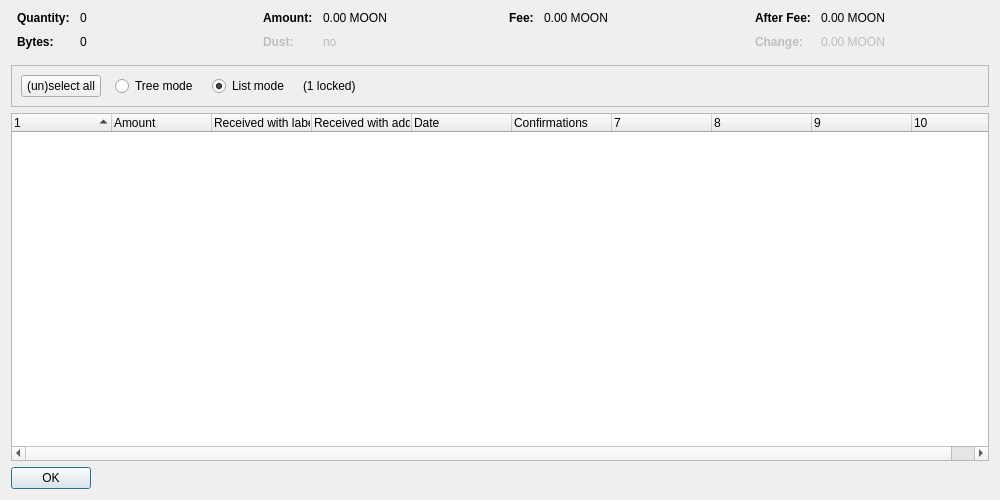
<?xml version="1.0" encoding="UTF-8"?>
<ui version="4.0">
 <class>CoinControlDialog</class>
 <widget class="QDialog" name="CoinControlDialog">
  <property name="geometry">
   <rect>
    <x>0</x>
    <y>0</y>
    <width>1000</width>
    <height>500</height>
   </rect>
  </property>
  <property name="windowTitle">
   <string>Coin Selection</string>
  </property>
  <layout class="QVBoxLayout" name="verticalLayout">
   <item>
    <layout class="QHBoxLayout" name="horizontalLayoutTop" stretch="0,0,0,0">
     <property name="topMargin">
      <number>0</number>
     </property>
     <property name="bottomMargin">
      <number>10</number>
     </property>
     <item>
      <layout class="QFormLayout" name="formLayoutCoinControl1">
       <property name="horizontalSpacing">
        <number>10</number>
       </property>
       <property name="verticalSpacing">
        <number>10</number>
       </property>
       <property name="leftMargin">
        <number>6</number>
       </property>
       <property name="rightMargin">
        <number>6</number>
       </property>
       <item row="0" column="0">
        <widget class="QLabel" name="labelCoinControlQuantityText">
         <property name="font">
          <font>
           <weight>75</weight>
           <bold>true</bold>
          </font>
         </property>
         <property name="text">
          <string>Quantity:</string>
         </property>
        </widget>
       </item>
       <item row="0" column="1">
        <widget class="QLabel" name="labelCoinControlQuantity">
         <property name="cursor">
          <cursorShape>IBeamCursor</cursorShape>
         </property>
         <property name="contextMenuPolicy">
          <enum>Qt::ActionsContextMenu</enum>
         </property>
         <property name="text">
          <string notr="true">0</string>
         </property>
         <property name="textInteractionFlags">
          <set>Qt::LinksAccessibleByMouse|Qt::TextSelectableByKeyboard|Qt::TextSelectableByMouse</set>
         </property>
        </widget>
       </item>
       <item row="1" column="0">
        <widget class="QLabel" name="labelCoinControlBytesText">
         <property name="font">
          <font>
           <weight>75</weight>
           <bold>true</bold>
          </font>
         </property>
         <property name="text">
          <string>Bytes:</string>
         </property>
        </widget>
       </item>
       <item row="1" column="1">
        <widget class="QLabel" name="labelCoinControlBytes">
         <property name="cursor">
          <cursorShape>IBeamCursor</cursorShape>
         </property>
         <property name="contextMenuPolicy">
          <enum>Qt::ActionsContextMenu</enum>
         </property>
         <property name="text">
          <string notr="true">0</string>
         </property>
         <property name="textInteractionFlags">
          <set>Qt::LinksAccessibleByMouse|Qt::TextSelectableByKeyboard|Qt::TextSelectableByMouse</set>
         </property>
        </widget>
       </item>
      </layout>
     </item>
     <item>
      <layout class="QFormLayout" name="formLayoutCoinControl2">
       <property name="horizontalSpacing">
        <number>10</number>
       </property>
       <property name="verticalSpacing">
        <number>10</number>
       </property>
       <property name="leftMargin">
        <number>6</number>
       </property>
       <property name="rightMargin">
        <number>6</number>
       </property>
       <item row="0" column="0">
        <widget class="QLabel" name="labelCoinControlAmountText">
         <property name="font">
          <font>
           <weight>75</weight>
           <bold>true</bold>
          </font>
         </property>
         <property name="text">
          <string>Amount:</string>
         </property>
        </widget>
       </item>
       <item row="0" column="1">
        <widget class="QLabel" name="labelCoinControlAmount">
         <property name="cursor">
          <cursorShape>IBeamCursor</cursorShape>
         </property>
         <property name="contextMenuPolicy">
          <enum>Qt::ActionsContextMenu</enum>
         </property>
         <property name="text">
          <string notr="true">0.00 MOON</string>
         </property>
         <property name="textInteractionFlags">
          <set>Qt::LinksAccessibleByMouse|Qt::TextSelectableByKeyboard|Qt::TextSelectableByMouse</set>
         </property>
        </widget>
       </item>
       <item row="1" column="0">
        <widget class="QLabel" name="labelCoinControlLowOutputText">
         <property name="enabled">
          <bool>false</bool>
         </property>
         <property name="font">
          <font>
           <weight>75</weight>
           <bold>true</bold>
          </font>
         </property>
         <property name="text">
          <string>Dust:</string>
         </property>
        </widget>
       </item>
       <item row="1" column="1">
        <widget class="QLabel" name="labelCoinControlLowOutput">
         <property name="enabled">
          <bool>false</bool>
         </property>
         <property name="cursor">
          <cursorShape>IBeamCursor</cursorShape>
         </property>
         <property name="contextMenuPolicy">
          <enum>Qt::ActionsContextMenu</enum>
         </property>
         <property name="text">
          <string notr="true">no</string>
         </property>
         <property name="textInteractionFlags">
          <set>Qt::LinksAccessibleByMouse|Qt::TextSelectableByKeyboard|Qt::TextSelectableByMouse</set>
         </property>
        </widget>
       </item>
      </layout>
     </item>
     <item>
      <layout class="QFormLayout" name="formLayoutCoinControl3">
       <property name="horizontalSpacing">
        <number>10</number>
       </property>
       <property name="verticalSpacing">
        <number>10</number>
       </property>
       <property name="leftMargin">
        <number>6</number>
       </property>
       <property name="rightMargin">
        <number>6</number>
       </property>
       <item row="0" column="0">
        <widget class="QLabel" name="labelCoinControlFeeText">
         <property name="font">
          <font>
           <weight>75</weight>
           <bold>true</bold>
          </font>
         </property>
         <property name="text">
          <string>Fee:</string>
         </property>
        </widget>
       </item>
       <item row="0" column="1">
        <widget class="QLabel" name="labelCoinControlFee">
         <property name="cursor">
          <cursorShape>IBeamCursor</cursorShape>
         </property>
         <property name="contextMenuPolicy">
          <enum>Qt::ActionsContextMenu</enum>
         </property>
         <property name="text">
          <string notr="true">0.00 MOON</string>
         </property>
         <property name="textInteractionFlags">
          <set>Qt::LinksAccessibleByMouse|Qt::TextSelectableByKeyboard|Qt::TextSelectableByMouse</set>
         </property>
        </widget>
       </item>
      </layout>
     </item>
     <item>
      <layout class="QFormLayout" name="formLayoutCoinControl4">
       <property name="horizontalSpacing">
        <number>10</number>
       </property>
       <property name="verticalSpacing">
        <number>10</number>
       </property>
       <property name="leftMargin">
        <number>6</number>
       </property>
       <property name="rightMargin">
        <number>6</number>
       </property>
       <item row="0" column="0">
        <widget class="QLabel" name="labelCoinControlAfterFeeText">
         <property name="font">
          <font>
           <weight>75</weight>
           <bold>true</bold>
          </font>
         </property>
         <property name="text">
          <string>After Fee:</string>
         </property>
        </widget>
       </item>
       <item row="0" column="1">
        <widget class="QLabel" name="labelCoinControlAfterFee">
         <property name="cursor">
          <cursorShape>IBeamCursor</cursorShape>
         </property>
         <property name="contextMenuPolicy">
          <enum>Qt::ActionsContextMenu</enum>
         </property>
         <property name="text">
          <string notr="true">0.00 MOON</string>
         </property>
         <property name="textInteractionFlags">
          <set>Qt::LinksAccessibleByMouse|Qt::TextSelectableByKeyboard|Qt::TextSelectableByMouse</set>
         </property>
        </widget>
       </item>
       <item row="1" column="0">
        <widget class="QLabel" name="labelCoinControlChangeText">
         <property name="enabled">
          <bool>false</bool>
         </property>
         <property name="font">
          <font>
           <weight>75</weight>
           <bold>true</bold>
          </font>
         </property>
         <property name="text">
          <string>Change:</string>
         </property>
        </widget>
       </item>
       <item row="1" column="1">
        <widget class="QLabel" name="labelCoinControlChange">
         <property name="enabled">
          <bool>false</bool>
         </property>
         <property name="cursor">
          <cursorShape>IBeamCursor</cursorShape>
         </property>
         <property name="contextMenuPolicy">
          <enum>Qt::ActionsContextMenu</enum>
         </property>
         <property name="text">
          <string notr="true">0.00 MOON</string>
         </property>
         <property name="textInteractionFlags">
          <set>Qt::LinksAccessibleByMouse|Qt::TextSelectableByKeyboard|Qt::TextSelectableByMouse</set>
         </property>
        </widget>
       </item>
      </layout>
     </item>
    </layout>
   </item>
   <item>
    <widget class="QFrame" name="frame">
     <property name="minimumSize">
      <size>
       <width>0</width>
       <height>40</height>
      </size>
     </property>
     <property name="frameShape">
      <enum>QFrame::StyledPanel</enum>
     </property>
     <property name="frameShadow">
      <enum>QFrame::Sunken</enum>
     </property>
     <layout class="QHBoxLayout" name="horizontalLayout">
      <item>
       <layout class="QHBoxLayout" name="horizontalLayoutPanel" stretch="0,0,0,0,0">
        <property name="spacing">
         <number>14</number>
        </property>
        <item>
         <widget class="QPushButton" name="pushButtonSelectAll">
          <property name="sizePolicy">
           <sizepolicy hsizetype="Maximum" vsizetype="Fixed">
            <horstretch>0</horstretch>
            <verstretch>0</verstretch>
           </sizepolicy>
          </property>
          <property name="text">
           <string>(un)select all</string>
          </property>
          <property name="autoDefault">
           <bool>false</bool>
          </property>
         </widget>
        </item>
        <item>
         <widget class="QRadioButton" name="radioTreeMode">
          <property name="sizePolicy">
           <sizepolicy hsizetype="Maximum" vsizetype="Fixed">
            <horstretch>0</horstretch>
            <verstretch>0</verstretch>
           </sizepolicy>
          </property>
          <property name="text">
           <string>Tree mode</string>
          </property>
         </widget>
        </item>
        <item>
         <widget class="QRadioButton" name="radioListMode">
          <property name="sizePolicy">
           <sizepolicy hsizetype="Maximum" vsizetype="Fixed">
            <horstretch>0</horstretch>
            <verstretch>0</verstretch>
           </sizepolicy>
          </property>
          <property name="text">
           <string>List mode</string>
          </property>
          <property name="checked">
           <bool>true</bool>
          </property>
         </widget>
        </item>
        <item>
         <widget class="QLabel" name="labelLocked">
          <property name="text">
           <string notr="true">(1 locked)</string>
          </property>
         </widget>
        </item>
        <item>
         <spacer name="horizontalSpacer">
          <property name="orientation">
           <enum>Qt::Horizontal</enum>
          </property>
          <property name="sizeHint" stdset="0">
           <size>
            <width>40</width>
            <height>20</height>
           </size>
          </property>
         </spacer>
        </item>
       </layout>
      </item>
     </layout>
    </widget>
   </item>
   <item>
    <widget class="CoinControlTreeWidget" name="treeWidget">
     <property name="contextMenuPolicy">
      <enum>Qt::CustomContextMenu</enum>
     </property>
     <property name="sortingEnabled">
      <bool>false</bool>
     </property>
     <property name="columnCount">
      <number>10</number>
     </property>
     <attribute name="headerShowSortIndicator" stdset="0">
      <bool>true</bool>
     </attribute>
     <attribute name="headerStretchLastSection">
      <bool>false</bool>
     </attribute>
     <column>
      <property name="text">
       <string/>
      </property>
     </column>
     <column>
      <property name="text">
       <string>Amount</string>
      </property>
     </column>
     <column>
      <property name="text">
       <string>Received with label</string>
      </property>
     </column>
     <column>
      <property name="text">
       <string>Received with address</string>
      </property>
     </column>
     <column>
      <property name="text">
       <string>Date</string>
      </property>
     </column>
     <column>
      <property name="text">
       <string>Confirmations</string>
      </property>
      <property name="toolTip">
       <string>Confirmed</string>
      </property>
     </column>
     <column>
      <property name="text">
       <string/>
      </property>
     </column>
     <column>
      <property name="text">
       <string/>
      </property>
     </column>
     <column>
      <property name="text">
       <string/>
      </property>
     </column>
     <column>
      <property name="text">
       <string/>
      </property>
     </column>
    </widget>
   </item>
   <item>
    <widget class="QDialogButtonBox" name="buttonBox">
     <property name="sizePolicy">
      <sizepolicy hsizetype="Maximum" vsizetype="Fixed">
       <horstretch>0</horstretch>
       <verstretch>0</verstretch>
      </sizepolicy>
     </property>
     <property name="orientation">
      <enum>Qt::Horizontal</enum>
     </property>
     <property name="standardButtons">
      <set>QDialogButtonBox::Ok</set>
     </property>
    </widget>
   </item>
  </layout>
 </widget>
 <customwidgets>
  <customwidget>
   <class>CoinControlTreeWidget</class>
   <extends>QTreeWidget</extends>
   <header>qt/coincontroltreewidget.h</header>
  </customwidget>
 </customwidgets>
 <resources/>
 <connections/>
</ui>
